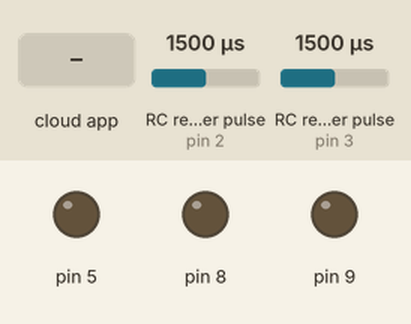
Simulated run of this sketch. Board: Arduino Uno, built with avr-gcc and run on an emulated ATmega328P. Parts: output pins drawn as LEDs (lit = HIGH). Wiring (inferred from the names in the program): 2 × RC receiver channel: data pin 2 / data pin 3. Inputs (shaded band) come from the test bench; at power-on: RC receiver pulse (sensors on pin 2, pin 3) 1500 µs. The ROS host is connected and sends only what is stated.

Above: at 1.2 s.
1.3 s: the phone or cloud app sets pwm_listener to 45
At 2.3 s:
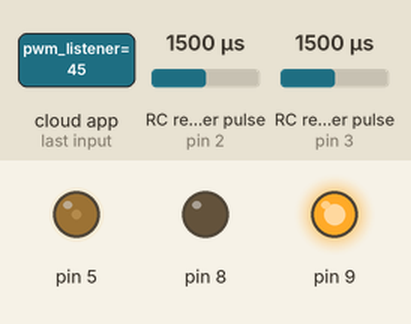
2.8 s: the phone or cloud app sets pwm_listener to 0
At 3.4 s:
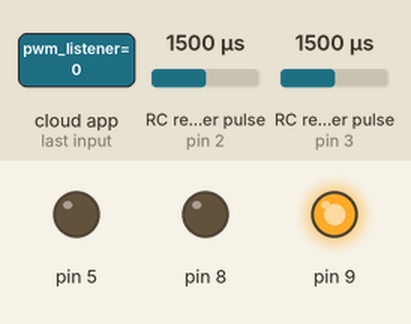
4.3 s: the phone or cloud app sets pwm_listener to 90
At 4.9 s:
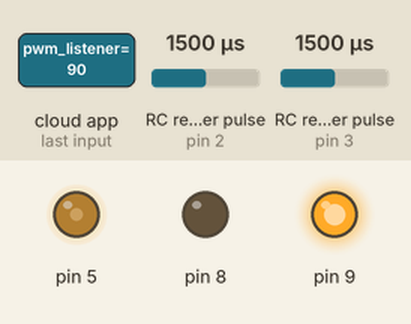
5.8 s: the phone or cloud app sets pwm_listener to 180
At 7.2 s:
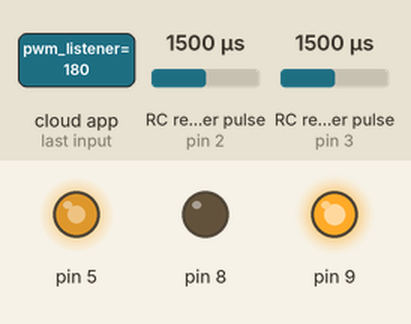
Timing chart, 0 to 8.3 s (numbered marks = the images above; inputs shaded):
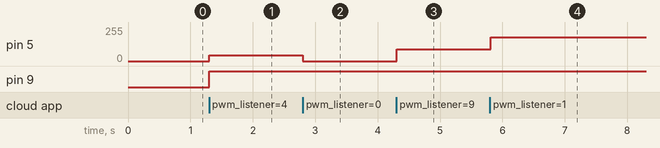

Measured:
- after the input at 1.3 s, pin 5: 0/255 → 45/255 at once; pin 9: LOW → HIGH at once
- after the input at 2.8 s, pin 5: 45/255 → 0/255 at once
- after the input at 4.3 s, pin 5: 0/255 → 90/255 at once
- after the input at 5.8 s, pin 5: 90/255 → 180/255 at once

The sketch:

motor.ino
```cpp
// Variables de ROS
#include <ros.h>
#include <std_msgs/Int16.h>
#include <std_msgs/Float32.h>

// Variables de arduino
int valor;
const int channelPinA = 2;
const int channelPinB = 3;
int valorAnterior = 0;
int valorActual;
int value_channelB;
int estado;
long int pulsos;
float spin;
float rpm;
unsigned long time_N = 0, timeV = 0, timeV_past = 0;
int pwm_data;

ros::NodeHandle nh;

std_msgs::Float32 float32_msg;
std_msgs::Float32 float32_msg2;
std_msgs::Int16 int32_msg;

void pwm_listenerCallback(const std_msgs::Int16& msg)
{
  if (msg.data > 0){
  pwm_data = msg.data;
  digitalWrite(8,LOW);
  digitalWrite(9,HIGH);
  }else if (msg.data < 0){
  pwm_data = abs(msg.data);
  digitalWrite(8,HIGH);
  digitalWrite(9,LOW);
  }else{
    rpm =0;
    pwm_data = 0;
  }
  analogWrite(5,pwm_data);
}

ros::Publisher spin_pub("spin_pub", &float32_msg);
ros::Publisher rpm_pub("rpm_pub", &float32_msg2);

ros::Subscriber<std_msgs::Int16>pwm_listener("pwm_listener", &pwm_listenerCallback );


void setup() {
  // put your setup code here, to run once:
  pinMode(5, OUTPUT);
  pinMode(8, OUTPUT);
  pinMode(9, OUTPUT);
  // encoder pines
  pinMode(channelPinA, INPUT_PULLUP);
  pinMode(channelPinB, INPUT_PULLUP);


  // Interrupt
  attachInterrupt(digitalPinToInterrupt(channelPinA), doEncodeA, CHANGE);
  attachInterrupt(digitalPinToInterrupt(channelPinB), doEncodeB, CHANGE);
  // ROS
  nh.initNode();
  nh.advertise(spin_pub);
  nh.advertise(rpm_pub);
  nh.subscribe(pwm_listener);
}

void loop() {
  float32_msg.data = spin;
  spin_pub.publish( &float32_msg );
  float32_msg2.data = estado * rpm;
  rpm_pub.publish( &float32_msg2 );
  nh.spinOnce();

  delay(10);
}

void doEncodeA()
{
  valorActual = digitalRead(channelPinA);
  // Antirebote para saber si este no se mantiene en 1 1 o 0 0, si no son iguales se hace el programa
  if (valorActual != valorAnterior) {

    // Serial.println("Son distintos");
    if (valorActual == value_channelB)
      {
        // Izquierda
        estado = -1;
        if(valorActual == 1){
          pulsos++;

        }

      }
    if (valorActual != value_channelB)
      {
        // Derecha
        estado = 1;
        if(valorActual == 1){
          pulsos--;
        }
      }
      spin = pulsos/11.0 * 45.0;
  }
  else{
    // Serial.println("Son iguales");
  }
  valorAnterior = valorActual;
}

void doEncodeB()
{
  value_channelB = digitalRead(channelPinB);
  // NOS ASEGURAMOS QUE SOLO MIDA UNA SUBIDA, ESTO DEBIDO A QUE CHANGE ENTRA DOBLE VES
  if(value_channelB == 1){
    timeV = micros();
    time_N = (timeV - timeV_past);
    timeV_past = timeV;
    if(time_N >= 4000){
      rpm = 0;
    }else{
      rpm = (60000000.0/((float)time_N * 11.0 * 45.0 ));
    }
  }
}
```
